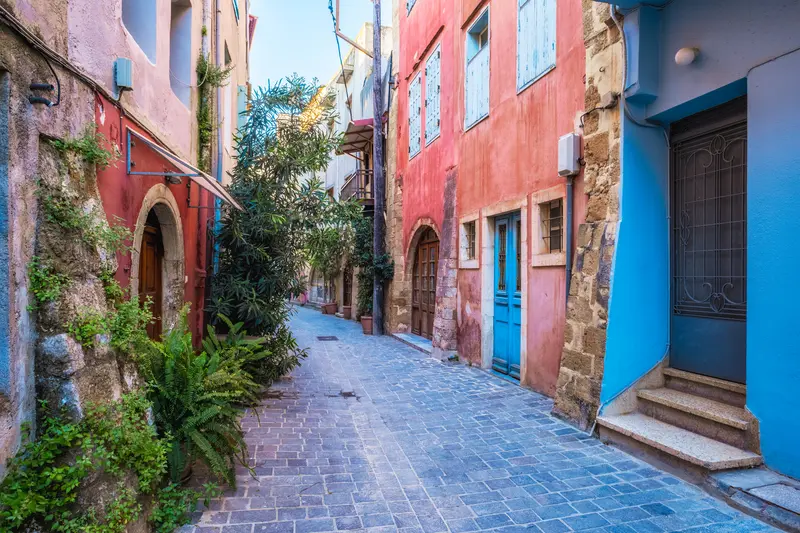
#> input picture sites/modera-group/src/assets/img/chania-alley-800.webp, 800 x 533 px, given as the content of the folder ../../modera-group/src/assets/img/chania-alley-800.webp, which was not available
$ python optimize-images.py ../../modera-group/src/assets/img/chania-alley-800.webp ../../modera-group/src/assets/img/chania-alley-flowers-1600.webp
#> lines starting #> are read from the running program, lines starting #| are printed output that depends on the picture
"""Generate responsive AVIF + WebP + JPEG variants and a manifest.
Usage: python3 -I scripts/optimize-images.py <src_dir> <out_dir>"""
import sys, json, os, glob
from PIL import Image
src, out = sys.argv[1], sys.argv[2]
WIDTHS = [480, 960, 1600, 2400]
manifest = {}
for f in sorted(glob.glob(os.path.join(src, '*.webp'))):
    name = os.path.basename(f)[:-5].removeprefix('ks-')
    im = Image.open(f)
#> im is the input picture: PIL image 800x533 RGB; mean R, G, B 116.2, 121.8, 132.5
    if name == 'crown':
        continue
    im = im.convert('RGB')
    w0, h0 = im.size
#> w0 = 800; h0 = 533
    ws = [w for w in WIDTHS if w < w0] + [min(w0, 2400)]
#> ws = [480, 800]
    ws = sorted(set(ws))
    small = im.resize((1, 1), Image.LANCZOS).getpixel((0, 0))
#> small = (118, 122, 132)
    for w in ws:
        h = round(h0 * w / w0)
        r = im if w == w0 else im.resize((w, h), Image.LANCZOS)
        base = os.path.join(out, f'{name}-{w}')
        if not os.path.exists(base + '.avif'):
            r.save(base + '.avif', quality=52, speed=6)
        if not os.path.exists(base + '.webp'):
            r.save(base + '.webp', quality=78, method=6)
        if w == ws[min(1, len(ws)-1)] and not os.path.exists(base + '.jpg'):
            r.save(base + '.jpg', quality=80, optimize=True, progressive=True)
#> this loop made 2 passes
#> pass 1, `r = im if w == w0 else im.resize((w, h), Image.LANCZOS)`:
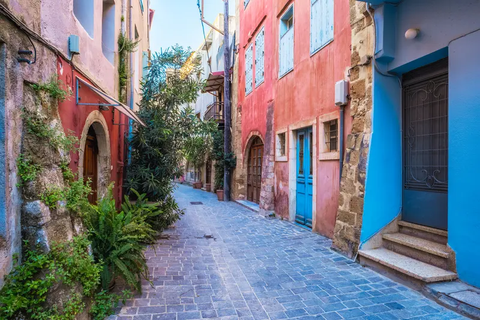
#> r: PIL image 480x320 RGB; mean R, G, B 116.2, 121.8, 132.5
    manifest[name] = {'w': w0 if w0 <= 2400 else 2400, 'h': round(h0 * min(w0, 2400) / w0), 'widths': ws,
                      'jpg': ws[min(1, len(ws)-1)], 'color': '#%02x%02x%02x' % small}
    print(name, ws, flush=True)
#| chania-alley-800 [480, 800]
json.dump(manifest, open(os.path.join(out, '..', '..', '..', 'data', 'images.json'), 'w'), indent=1)

$ run again, on sites/modera-group/src/assets/img/chania-alley-flowers-1600.webp
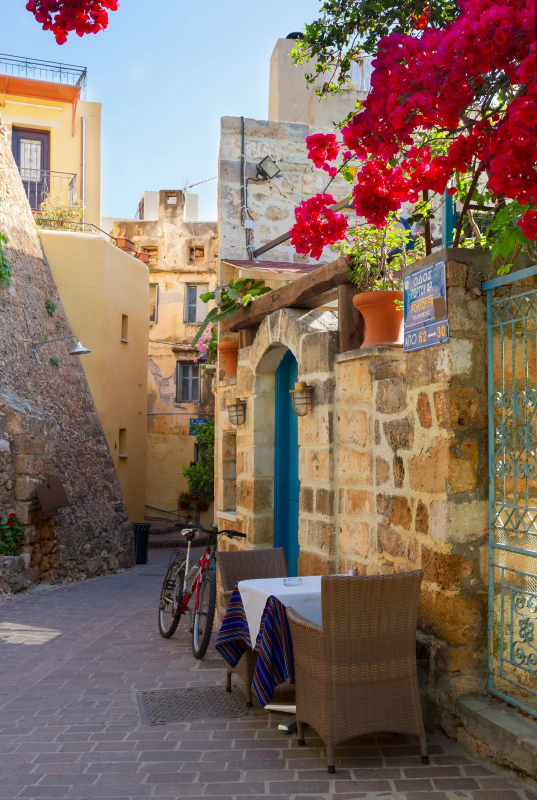
#> input picture sites/modera-group/src/assets/img/chania-alley-flowers-1600.webp, 1074 x 1600 px, given as the content of the folder ./modera-group/src/assets/img/chania-alley-flowers-1600.webp, which was not available (shown at 1/2 size)
#> im is the input picture: PIL image 1074x1600 RGB; mean R, G, B 130.9, 109.7, 98.4
#> small = (132, 111, 98)
#> the loop `for w in ws:` made 3 passes
#> pass 1, `r = im if w == w0 else im.resize((w, h), Image.LANCZOS)`:
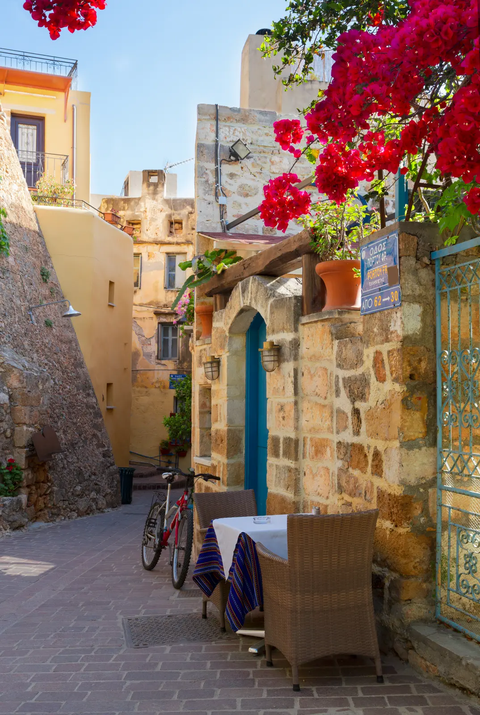
#> r: PIL image 480x715 RGB; mean R, G, B 130.9, 109.8, 98.4
#| chania-alley-flowers-1600 [480, 960, 1074]

$ run again, on sites/modera-group/src/assets/img/chania-harbour-1600.webp
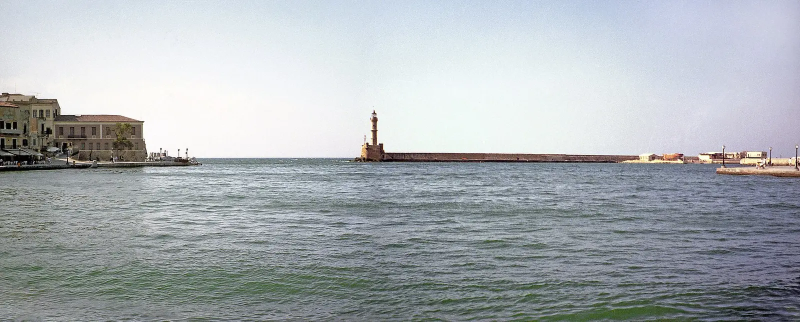
#> input picture sites/modera-group/src/assets/img/chania-harbour-1600.webp, 1600 x 643 px, given as the content of the folder ../../modera-group/src/assets/img/chania-harbour-1600.webp, which was not available (shown at 1/2 size)
#> im is the input picture: PIL image 1600x643 RGB; mean R, G, B 170, 175.5, 179.3
#> small = (172, 178, 181)
#> the loop `for w in ws:` made 3 passes
#> pass 1, `r = im if w == w0 else im.resize((w, h), Image.LANCZOS)`:
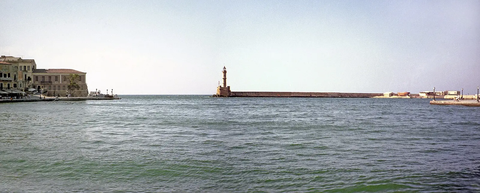
#> r: PIL image 480x193 RGB; mean R, G, B 170, 175.5, 179.3
#> pass 2, `r = im if w == w0 else im.resize((w, h), Image.LANCZOS)`:
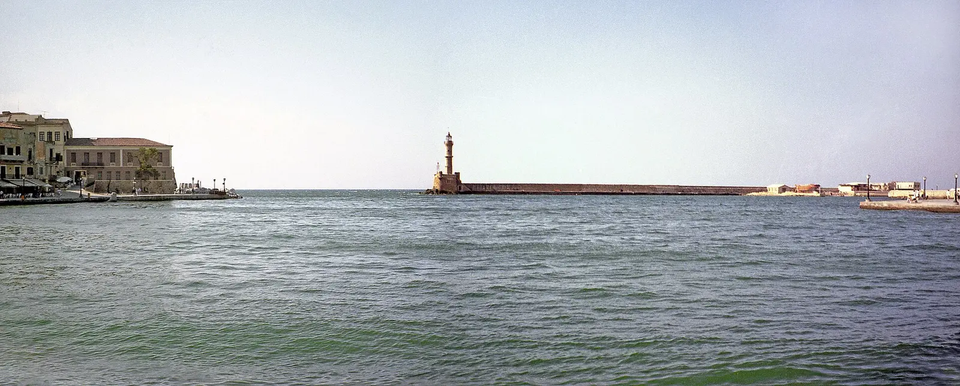
#> r: PIL image 960x386 RGB; mean R, G, B 170, 175.5, 179.3
#| chania-harbour-1600 [480, 960, 1600]
